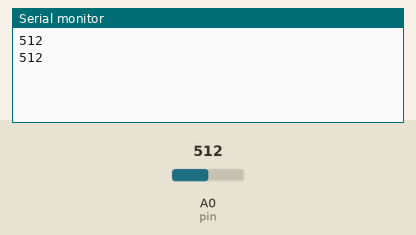
Simulated run of this sketch. Board: Arduino Uno, built with avr-gcc and run on an emulated ATmega328P. Shown: the last lines printed to the serial monitor. The test bench sets the inputs (shaded band); at power-on: A0 (pin) = 512.

Above: at 2.8 s.
2.9 s: A0 (pin) set to 716
At 5.0 s:
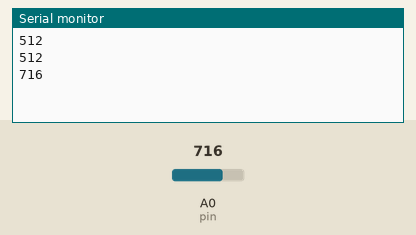
5.6 s: A0 (pin) set to 900
At 6.6 s:
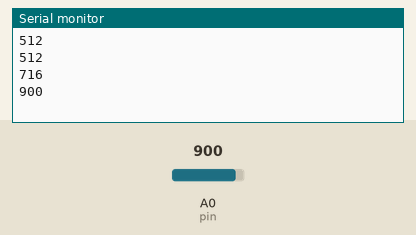
Timing chart, 0 to 8.6 s (numbered marks = the images above; inputs shaded):
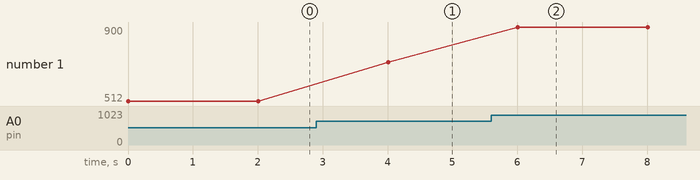

Measured:
- after the input at 2.9 s, the serial monitor: prints a new line after 1.1 s (image 1)
- after the input at 5.6 s, the serial monitor: prints a new line after 0.41 s (image 2)
- plotted number 1: 512 → 716 after the input at 2.9 s, 716 → 900 after the input at 5.6 s

The sketch:

master.ino
```cpp
// MASTER
// AT+ROLE=1
// AT+CMODE=1
// AT+UART=9600,0,0
#include <SoftwareSerial.h>
int val = 0;
int pin = 0;
//Cổng D10 = TX = cam, D11 = RX = đỏ, 5V = xanh lá, GND = vàng, nhớ chuyển Both NL & CR

SoftwareSerial BTSerial(10, 11);

void setup() {
  // put your setup code here, to run once:
  Serial.begin(9600);
  BTSerial.begin(9600);
}

void loop() {
  // put your main code here, to run repeatedly:
  // val = analogRead(pin);
  // Serial.println(val);
  // char new_val = char(val);
  String valueString = String(analogRead(pin));
  const char* value = valueString.c_str();
  Serial.println(value);
  BTSerial.write(value);
  delay(2000);
}
```
